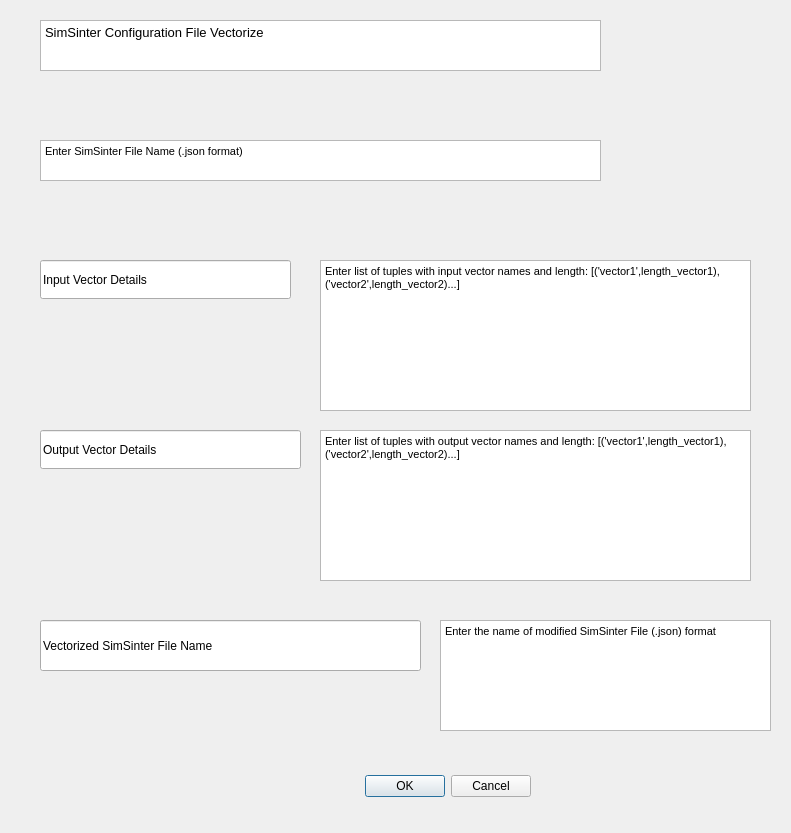
<?xml version="1.0" encoding="UTF-8"?>
<ui version="4.0">
 <class>SinterFileVectorize</class>
 <widget class="QDialog" name="SinterFileVectorize">
  <property name="geometry">
   <rect>
    <x>0</x>
    <y>0</y>
    <width>791</width>
    <height>833</height>
   </rect>
  </property>
  <property name="windowTitle">
   <string>Dialog</string>
  </property>
  <widget class="QDialogButtonBox" name="buttonBox">
   <property name="geometry">
    <rect>
     <x>190</x>
     <y>770</y>
     <width>341</width>
     <height>32</height>
    </rect>
   </property>
   <property name="orientation">
    <enum>Qt::Horizontal</enum>
   </property>
   <property name="standardButtons">
    <set>QDialogButtonBox::Cancel|QDialogButtonBox::Ok</set>
   </property>
  </widget>
  <widget class="QTextEdit" name="textEdit">
   <property name="geometry">
    <rect>
     <x>40</x>
     <y>20</y>
     <width>561</width>
     <height>51</height>
    </rect>
   </property>
   <property name="html">
    <string>&lt;!DOCTYPE HTML PUBLIC &quot;-//W3C//DTD HTML 4.0//EN&quot; &quot;http://www.w3.org/TR/REC-html40/strict.dtd&quot;&gt;
&lt;html&gt;&lt;head&gt;&lt;meta name=&quot;qrichtext&quot; content=&quot;1&quot; /&gt;&lt;style type=&quot;text/css&quot;&gt;
p, li { white-space: pre-wrap; }
&lt;/style&gt;&lt;/head&gt;&lt;body style=&quot; font-family:'MS Shell Dlg 2'; font-size:8.1pt; font-weight:400; font-style:normal;&quot;&gt;
&lt;p style=&quot; margin-top:0px; margin-bottom:0px; margin-left:0px; margin-right:0px; -qt-block-indent:0; text-indent:0px;&quot;&gt;&lt;span style=&quot; font-size:10pt;&quot;&gt;SimSinter Configuration File Vectorize&lt;/span&gt;&lt;/p&gt;&lt;/body&gt;&lt;/html&gt;</string>
   </property>
  </widget>
  <widget class="QLineEdit" name="lineEdit_3">
   <property name="geometry">
    <rect>
     <x>40</x>
     <y>260</y>
     <width>251</width>
     <height>39</height>
    </rect>
   </property>
   <property name="text">
    <string>Input Vector Details</string>
   </property>
  </widget>
  <widget class="QTextEdit" name="sinterfile">
   <property name="enabled">
    <bool>true</bool>
   </property>
   <property name="geometry">
    <rect>
     <x>40</x>
     <y>140</y>
     <width>561</width>
     <height>41</height>
    </rect>
   </property>
   <property name="html">
    <string>&lt;!DOCTYPE HTML PUBLIC &quot;-//W3C//DTD HTML 4.0//EN&quot; &quot;http://www.w3.org/TR/REC-html40/strict.dtd&quot;&gt;
&lt;html&gt;&lt;head&gt;&lt;meta name=&quot;qrichtext&quot; content=&quot;1&quot; /&gt;&lt;style type=&quot;text/css&quot;&gt;
p, li { white-space: pre-wrap; }
&lt;/style&gt;&lt;/head&gt;&lt;body style=&quot; font-family:'MS Shell Dlg 2'; font-size:8.1pt; font-weight:400; font-style:normal;&quot;&gt;
&lt;p style=&quot; margin-top:0px; margin-bottom:0px; margin-left:0px; margin-right:0px; -qt-block-indent:0; text-indent:0px;&quot;&gt;Enter SimSinter File Name (.json format)&lt;/p&gt;&lt;/body&gt;&lt;/html&gt;</string>
   </property>
  </widget>
  <widget class="QLineEdit" name="lineEdit">
   <property name="geometry">
    <rect>
     <x>40</x>
     <y>430</y>
     <width>261</width>
     <height>39</height>
    </rect>
   </property>
   <property name="text">
    <string>Output Vector Details</string>
   </property>
  </widget>
  <widget class="QTextEdit" name="inputvectordetails">
   <property name="geometry">
    <rect>
     <x>320</x>
     <y>260</y>
     <width>431</width>
     <height>151</height>
    </rect>
   </property>
   <property name="html">
    <string>&lt;!DOCTYPE HTML PUBLIC &quot;-//W3C//DTD HTML 4.0//EN&quot; &quot;http://www.w3.org/TR/REC-html40/strict.dtd&quot;&gt;
&lt;html&gt;&lt;head&gt;&lt;meta name=&quot;qrichtext&quot; content=&quot;1&quot; /&gt;&lt;style type=&quot;text/css&quot;&gt;
p, li { white-space: pre-wrap; }
&lt;/style&gt;&lt;/head&gt;&lt;body style=&quot; font-family:'MS Shell Dlg 2'; font-size:8.1pt; font-weight:400; font-style:normal;&quot;&gt;
&lt;p style=&quot; margin-top:0px; margin-bottom:0px; margin-left:0px; margin-right:0px; -qt-block-indent:0; text-indent:0px;&quot;&gt;Enter list of tuples with input vector names and length: [('vector1',length_vector1),('vector2',length_vector2)...]&lt;/p&gt;&lt;/body&gt;&lt;/html&gt;</string>
   </property>
  </widget>
  <widget class="QTextEdit" name="outputvectordetails">
   <property name="geometry">
    <rect>
     <x>320</x>
     <y>430</y>
     <width>431</width>
     <height>151</height>
    </rect>
   </property>
   <property name="html">
    <string>&lt;!DOCTYPE HTML PUBLIC &quot;-//W3C//DTD HTML 4.0//EN&quot; &quot;http://www.w3.org/TR/REC-html40/strict.dtd&quot;&gt;
&lt;html&gt;&lt;head&gt;&lt;meta name=&quot;qrichtext&quot; content=&quot;1&quot; /&gt;&lt;style type=&quot;text/css&quot;&gt;
p, li { white-space: pre-wrap; }
&lt;/style&gt;&lt;/head&gt;&lt;body style=&quot; font-family:'MS Shell Dlg 2'; font-size:8.1pt; font-weight:400; font-style:normal;&quot;&gt;
&lt;p style=&quot; margin-top:0px; margin-bottom:0px; margin-left:0px; margin-right:0px; -qt-block-indent:0; text-indent:0px;&quot;&gt;Enter list of tuples with output vector names and length: [('vector1',length_vector1),('vector2',length_vector2)...]&lt;/p&gt;&lt;/body&gt;&lt;/html&gt;</string>
   </property>
  </widget>
  <widget class="QLineEdit" name="lineEdit_2">
   <property name="geometry">
    <rect>
     <x>40</x>
     <y>620</y>
     <width>381</width>
     <height>51</height>
    </rect>
   </property>
   <property name="text">
    <string>Vectorized SimSinter File Name</string>
   </property>
  </widget>
  <widget class="QTextEdit" name="sinterfilevector">
   <property name="geometry">
    <rect>
     <x>440</x>
     <y>620</y>
     <width>331</width>
     <height>111</height>
    </rect>
   </property>
   <property name="html">
    <string>&lt;!DOCTYPE HTML PUBLIC &quot;-//W3C//DTD HTML 4.0//EN&quot; &quot;http://www.w3.org/TR/REC-html40/strict.dtd&quot;&gt;
&lt;html&gt;&lt;head&gt;&lt;meta name=&quot;qrichtext&quot; content=&quot;1&quot; /&gt;&lt;style type=&quot;text/css&quot;&gt;
p, li { white-space: pre-wrap; }
&lt;/style&gt;&lt;/head&gt;&lt;body style=&quot; font-family:'MS Shell Dlg 2'; font-size:8.1pt; font-weight:400; font-style:normal;&quot;&gt;
&lt;p style=&quot; margin-top:0px; margin-bottom:0px; margin-left:0px; margin-right:0px; -qt-block-indent:0; text-indent:0px;&quot;&gt;Enter the name of modified SimSinter File (.json) format&lt;/p&gt;&lt;/body&gt;&lt;/html&gt;</string>
   </property>
  </widget>
 </widget>
 <resources/>
 <connections>
  <connection>
   <sender>buttonBox</sender>
   <signal>accepted()</signal>
   <receiver>SinterFileVectorize</receiver>
   <slot>accept()</slot>
   <hints>
    <hint type="sourcelabel">
     <x>248</x>
     <y>254</y>
    </hint>
    <hint type="destinationlabel">
     <x>157</x>
     <y>274</y>
    </hint>
   </hints>
  </connection>
  <connection>
   <sender>buttonBox</sender>
   <signal>rejected()</signal>
   <receiver>SinterFileVectorize</receiver>
   <slot>reject()</slot>
   <hints>
    <hint type="sourcelabel">
     <x>316</x>
     <y>260</y>
    </hint>
    <hint type="destinationlabel">
     <x>286</x>
     <y>274</y>
    </hint>
   </hints>
  </connection>
 </connections>
</ui>
